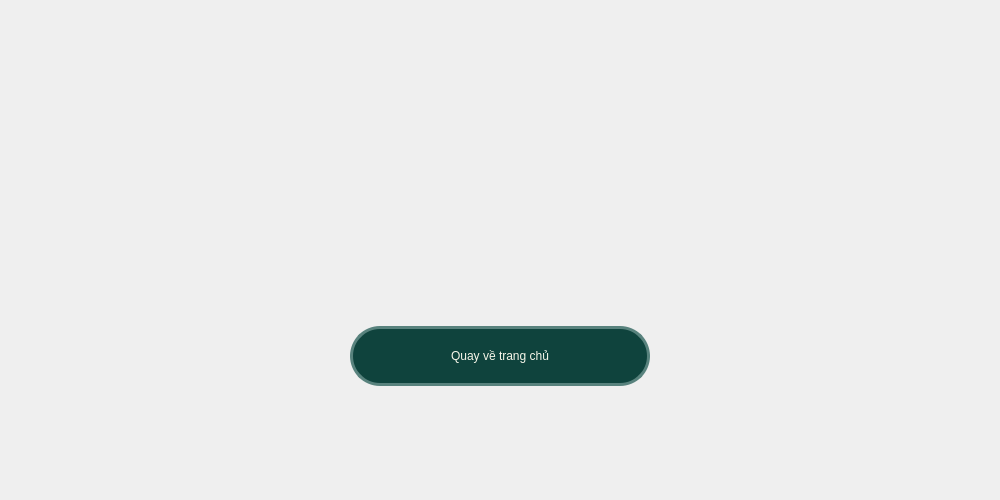
<?xml version="1.0" encoding="UTF-8"?>
<ui version="4.0">
 <class>MainWindow</class>
 <widget class="QMainWindow" name="MainWindow">
  <property name="geometry">
   <rect>
    <x>0</x>
    <y>0</y>
    <width>1000</width>
    <height>500</height>
   </rect>
  </property>
  <property name="minimumSize">
   <size>
    <width>0</width>
    <height>0</height>
   </size>
  </property>
  <property name="windowTitle">
   <string>MainWindow</string>
  </property>
  <property name="styleSheet">
   <string notr="true">QMainWindow{
border-image:url(:/images/Confirm.png);
background-image:rbg(0,255,255);}</string>
  </property>
  <widget class="QWidget" name="centralwidget">
   <layout class="QVBoxLayout" name="verticalLayout">
    <item>
     <layout class="QGridLayout" name="gridLayout">
      <item row="3" column="1">
       <widget class="QPushButton" name="pushButtonQuayVe">
        <property name="minimumSize">
         <size>
          <width>300</width>
          <height>60</height>
         </size>
        </property>
        <property name="maximumSize">
         <size>
          <width>16777215</width>
          <height>16777215</height>
         </size>
        </property>
        <property name="styleSheet">
         <string notr="true">color:#f6f6e9;
background-color: #0f433d;
font: 87 18pt &quot;Noto Sans HK Black&quot;;
border-radius: 30px;
border: 3px solid  #58827d;</string>
        </property>
        <property name="text">
         <string>Quay về trang chủ</string>
        </property>
        <property name="iconSize">
         <size>
          <width>30</width>
          <height>50</height>
         </size>
        </property>
       </widget>
      </item>
      <item row="2" column="1">
       <spacer name="verticalSpacer">
        <property name="orientation">
         <enum>Qt::Vertical</enum>
        </property>
        <property name="sizeHint" stdset="0">
         <size>
          <width>20</width>
          <height>40</height>
         </size>
        </property>
       </spacer>
      </item>
      <item row="4" column="1">
       <spacer name="verticalSpacer_2">
        <property name="orientation">
         <enum>Qt::Vertical</enum>
        </property>
        <property name="sizeHint" stdset="0">
         <size>
          <width>20</width>
          <height>40</height>
         </size>
        </property>
       </spacer>
      </item>
      <item row="1" column="1">
       <spacer name="verticalSpacer_3">
        <property name="orientation">
         <enum>Qt::Vertical</enum>
        </property>
        <property name="sizeHint" stdset="0">
         <size>
          <width>20</width>
          <height>40</height>
         </size>
        </property>
       </spacer>
      </item>
      <item row="3" column="0">
       <spacer name="horizontalSpacer">
        <property name="orientation">
         <enum>Qt::Horizontal</enum>
        </property>
        <property name="sizeHint" stdset="0">
         <size>
          <width>40</width>
          <height>20</height>
         </size>
        </property>
       </spacer>
      </item>
      <item row="3" column="2">
       <spacer name="horizontalSpacer_2">
        <property name="orientation">
         <enum>Qt::Horizontal</enum>
        </property>
        <property name="sizeHint" stdset="0">
         <size>
          <width>40</width>
          <height>20</height>
         </size>
        </property>
       </spacer>
      </item>
      <item row="0" column="1">
       <spacer name="verticalSpacer_4">
        <property name="orientation">
         <enum>Qt::Vertical</enum>
        </property>
        <property name="sizeHint" stdset="0">
         <size>
          <width>20</width>
          <height>40</height>
         </size>
        </property>
       </spacer>
      </item>
     </layout>
    </item>
   </layout>
  </widget>
  <widget class="QMenuBar" name="menubar">
   <property name="geometry">
    <rect>
     <x>0</x>
     <y>0</y>
     <width>1000</width>
     <height>26</height>
    </rect>
   </property>
  </widget>
 </widget>
 <resources>
  <include location="../images/images.qrc"/>
 </resources>
 <connections/>
</ui>
